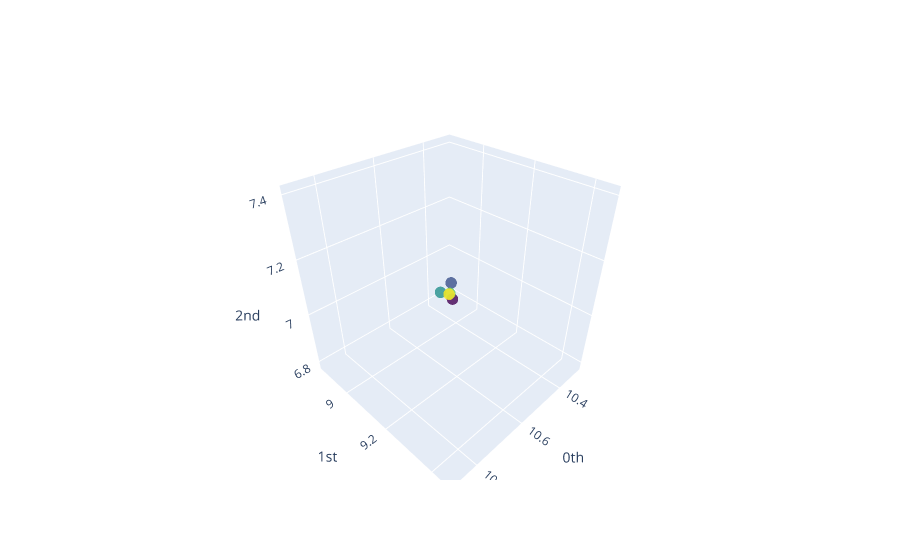

The code cell stored with this chart in its notebook:
### Code cell
plot_point_cloud(good_X_basic)

### Figure 1 — Plotly figure (JSON) as saved in the notebook; plotly's stock layout.template omitted (floating-point values rounded to 4 significant figures)
{"data": [{"marker": {"color": [0, 1, 2, 3, 4], "colorscale": [[0, "#440154"], [0.1111, "#482878"], [0.2222, "#3e4989"], [0.3333, "#31688e"], [0.4444, "#26828e"], [0.5556, "#1f9e89"], [0.6667, "#35b779"], [0.7778, "#6ece58"], [0.8889, "#b5de2b"], [1, "#fde725"]], "opacity": 0.8, "size": 4}, "mode": "markers", "type": "scatter3d", "x": [10.43, 10.88, 10.44, 10.3, 10.56], "y": [9.004, 9.453, 8.957, 8.864, 9.12], "z": [6.896, 7.406, 6.909, 6.786, 7.044]}], "layout": {"scene": {"xaxis": {"exponentformat": "e", "showexponent": "all", "title": {"text": "0th"}, "type": "linear"}, "yaxis": {"exponentformat": "e", "showexponent": "all", "title": {"text": "1st"}, "type": "linear"}, "zaxis": {"exponentformat": "e", "showexponent": "all", "title": {"text": "2nd"}, "type": "linear"}}}}
